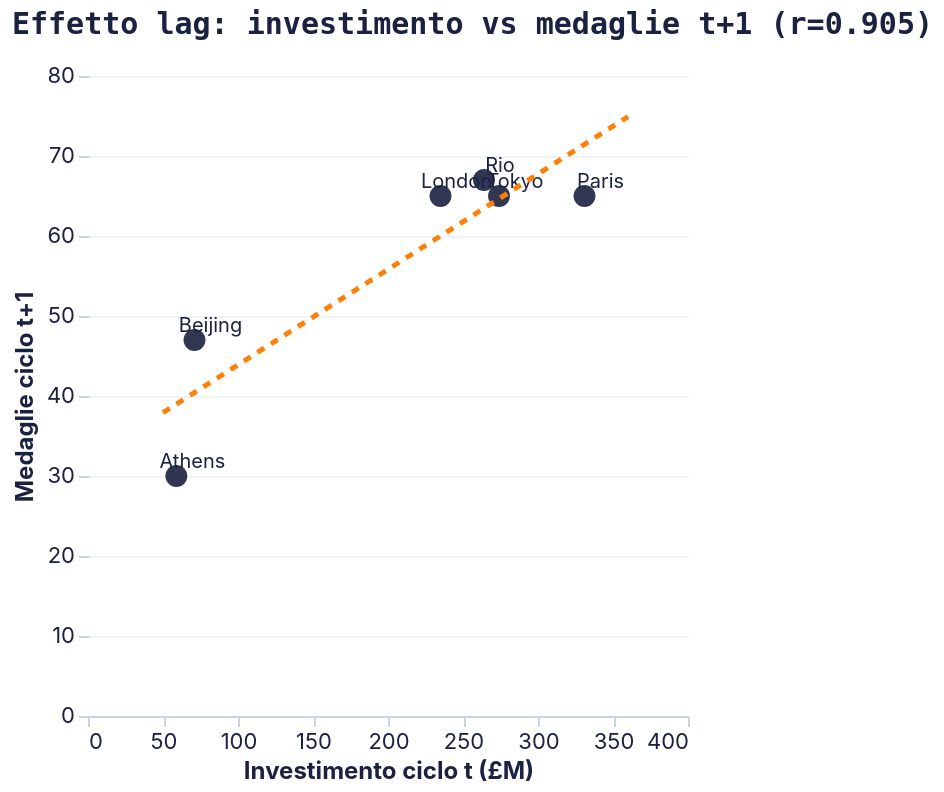

The specification (Vega-Lite) saved for this image:
### Vega-Lite specification from a JSON file in a GitHub repository (floating-point values rounded to 4 significant figures)
{"config": {"background": null, "view": {"stroke": null}, "title": {"font": "Space Mono, monospace", "fontSize": 15, "fontWeight": "bold", "color": "#1b2140", "anchor": "start", "offset": 12}, "axis": {"labelFont": "Inter, sans-serif", "titleFont": "Inter, sans-serif", "labelFontSize": 11, "titleFontSize": 12, "titleFontWeight": "bold", "labelColor": "#1b2140", "titleColor": "#1b2140", "gridColor": "#E5E7EB", "gridOpacity": 0.5, "domainColor": "#CBD5E1", "tickColor": "#CBD5E1", "labelAngle": 0}, "axisY": {"grid": true, "domain": false}, "axisX": {"grid": false}, "legend": {"labelFont": "Inter, sans-serif", "titleFont": "Inter, sans-serif", "labelFontSize": 11, "titleFontSize": 12, "titleFontWeight": "bold", "labelColor": "#1b2140", "titleColor": "#1b2140", "orient": "top", "direction": "horizontal", "symbolType": "circle"}, "range": {"category": ["#1b2140", "#ff8009", "#9a0641", "#ffe34a", "#e7b6af", "#64748B"], "ordinal": {"scheme": "blues"}, "heatmap": {"scheme": "blues"}, "ramp": {"scheme": "blues"}}, "bar": {"color": "#1b2140", "cornerRadiusTopRight": 3, "cornerRadiusBottomRight": 3}, "line": {"color": "#1b2140", "strokeWidth": 2.5}, "point": {"color": "#1b2140", "filled": true}, "circle": {"color": "#1b2140"}, "text": {"font": "Inter, sans-serif", "fontSize": 11, "color": "#1b2140"}, "arc": {"fill": "#1b2140"}, "area": {"fill": "#1b2140", "opacity": 0.5}}, "layer": [{"mark": {"type": "circle", "filled": true, "opacity": 0.9, "size": 120}, "encoding": {"color": {"value": "#1b2140"}, "tooltip": [{"field": "Ciclo", "type": "nominal"}, {"field": "invest_t", "type": "quantitative"}, {"field": "med_t1", "type": "quantitative"}], "x": {"field": "invest_t", "title": "Investimento ciclo t (£M)", "type": "quantitative"}, "y": {"field": "med_t1", "title": "Medaglie ciclo t+1", "type": "quantitative"}}}, {"mark": {"type": "text", "dx": 8, "dy": -7, "fontSize": 10}, "encoding": {"text": {"field": "Ciclo", "type": "nominal"}, "x": {"field": "invest_t", "type": "quantitative"}, "y": {"field": "med_t1", "type": "quantitative"}}}, {"data": {"name": "data-2f046444432204e0688c5c009b371453"}, "mark": {"type": "line", "strokeDash": [4, 4]}, "encoding": {"color": {"value": "#ff8009"}, "x": {"field": "invest_t", "type": "quantitative"}, "y": {"field": "pred", "type": "quantitative"}}}], "data": {"name": "data-7e009325bc173a67189ee80e525a08d6"}, "height": 320, "title": "Effetto lag: investimento vs medaglie t+1 (r=0.905)", "width": "container", "$schema": "https://vega.github.io/schema/vega-lite/v6.4.1.json", "datasets": {"data-7e009325bc173a67189ee80e525a08d6": [{"invest_t": 58.9, "med_t1": 30, "Ciclo": "Athens"}, {"invest_t": 71.0, "med_t1": 47, "Ciclo": "Beijing"}, {"invest_t": 235.0, "med_t1": 65, "Ciclo": "London"}, {"invest_t": 264.0, "med_t1": 67, "Ciclo": "Rio"}, {"invest_t": 274.0, "med_t1": 65, "Ciclo": "Tokyo"}, {"invest_t": 331.0, "med_t1": 65, "Ciclo": "Paris"}], "data-2f046444432204e0688c5c009b371453": [{"invest_t": 50.0, "pred": 37.92}, {"invest_t": 53.92, "pred": 38.39}, {"invest_t": 57.85, "pred": 38.86}, {"invest_t": 61.77, "pred": 39.33}, {"invest_t": 65.7, "pred": 39.8}, {"invest_t": 69.62, "pred": 40.26}, {"invest_t": 73.54, "pred": 40.73}, {"invest_t": 77.47, "pred": 41.2}, {"invest_t": 81.39, "pred": 41.67}, {"invest_t": 85.32, "pred": 42.14}, {"invest_t": 89.24, "pred": 42.61}, {"invest_t": 93.16, "pred": 43.07}, {"invest_t": 97.09, "pred": 43.54}, {"invest_t": 101.0, "pred": 44.01}, {"invest_t": 104.9, "pred": 44.48}, {"invest_t": 108.9, "pred": 44.95}, {"invest_t": 112.8, "pred": 45.42}, {"invest_t": 116.7, "pred": 45.88}, {"invest_t": 120.6, "pred": 46.35}, {"invest_t": 124.6, "pred": 46.82}, {"invest_t": 128.5, "pred": 47.29}, {"invest_t": 132.4, "pred": 47.76}, {"invest_t": 136.3, "pred": 48.23}, {"invest_t": 140.3, "pred": 48.69}, {"invest_t": 144.2, "pred": 49.16}, {"invest_t": 148.1, "pred": 49.63}, {"invest_t": 152.0, "pred": 50.1}, {"invest_t": 155.9, "pred": 50.57}, {"invest_t": 159.9, "pred": 51.04}, {"invest_t": 163.8, "pred": 51.5}, {"invest_t": 167.7, "pred": 51.97}, {"invest_t": 171.6, "pred": 52.44}, {"invest_t": 175.6, "pred": 52.91}, {"invest_t": 179.5, "pred": 53.38}, {"invest_t": 183.4, "pred": 53.85}, {"invest_t": 187.3, "pred": 54.31}, {"invest_t": 191.3, "pred": 54.78}, {"invest_t": 195.2, "pred": 55.25}, {"invest_t": 199.1, "pred": 55.72}, {"invest_t": 203.0, "pred": 56.19}, {"invest_t": 207.0, "pred": 56.66}, {"invest_t": 210.9, "pred": 57.12}, {"invest_t": 214.8, "pred": 57.59}, {"invest_t": 218.7, "pred": 58.06}, {"invest_t": 222.7, "pred": 58.53}, {"invest_t": 226.6, "pred": 59.0}, {"invest_t": 230.5, "pred": 59.47}, {"invest_t": 234.4, "pred": 59.94}, {"invest_t": 238.4, "pred": 60.4}, {"invest_t": 242.3, "pred": 60.87}, {"invest_t": 246.2, "pred": 61.34}, {"invest_t": 250.1, "pred": 61.81}, {"invest_t": 254.1, "pred": 62.28}, {"invest_t": 258.0, "pred": 62.75}, {"invest_t": 261.9, "pred": 63.21}, {"invest_t": 265.8, "pred": 63.68}, {"invest_t": 269.7, "pred": 64.15}, {"invest_t": 273.7, "pred": 64.62}, {"invest_t": 277.6, "pred": 65.09}, {"invest_t": 281.5, "pred": 65.56}, {"invest_t": 285.4, "pred": 66.02}, {"invest_t": 289.4, "pred": 66.49}, {"invest_t": 293.3, "pred": 66.96}, {"invest_t": 297.2, "pred": 67.43}, {"invest_t": 301.1, "pred": 67.9}, {"invest_t": 305.1, "pred": 68.37}, {"invest_t": 309.0, "pred": 68.83}, {"invest_t": 312.9, "pred": 69.3}, {"invest_t": 316.8, "pred": 69.77}, {"invest_t": 320.8, "pred": 70.24}, {"invest_t": 324.7, "pred": 70.71}, {"invest_t": 328.6, "pred": 71.18}, {"invest_t": 332.5, "pred": 71.64}, {"invest_t": 336.5, "pred": 72.11}, {"invest_t": 340.4, "pred": 72.58}, {"invest_t": 344.3, "pred": 73.05}, {"invest_t": 348.2, "pred": 73.52}, {"invest_t": 352.2, "pred": 73.99}, {"invest_t": 356.1, "pred": 74.45}, {"invest_t": 360.0, "pred": 74.92}]}}
